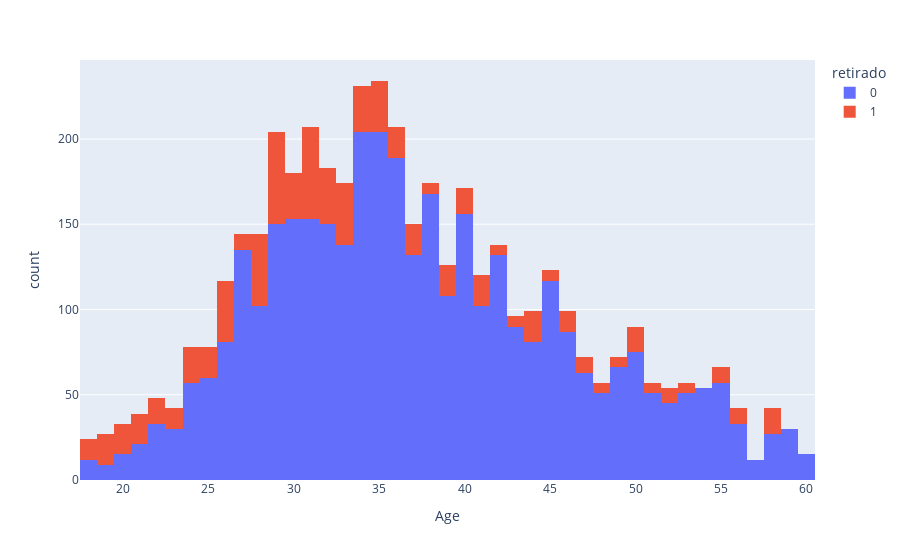

The notebook cell saved with this chart:
### Code cell
#Grafica de compraracion de edad de las personas que se van y se quedan.
import plotly.express as px
fig = px.histogram(df, x="Age", color="retirado")
fig.show()

### Figure 1 — Plotly figure (JSON) as saved in the notebook; plotly's stock layout.template omitted (floating-point values rounded to 4 significant figures; data arrays with more than 128 entries replaced by an {"elided": "..."} marker saying what was removed)
{"data": [{"alignmentgroup": "True", "bingroup": "x", "hovertemplate": "retirado=0<br>Age=%{x}<br>count=%{y}<extra></extra>", "legendgroup": "0", "marker": {"color": "#636efa", "pattern": {"shape": ""}}, "name": "0", "offsetgroup": "0", "orientation": "v", "showlegend": true, "type": "histogram", "x": {"elided": "3699 int values"}, "xaxis": "x", "yaxis": "y"}, {"alignmentgroup": "True", "bingroup": "x", "hovertemplate": "retirado=1<br>Age=%{x}<br>count=%{y}<extra></extra>", "legendgroup": "1", "marker": {"color": "#EF553B", "pattern": {"shape": ""}}, "name": "1", "offsetgroup": "1", "orientation": "v", "showlegend": true, "type": "histogram", "x": {"elided": "711 int values"}, "xaxis": "x", "yaxis": "y"}], "layout": {"barmode": "relative", "legend": {"title": {"text": "retirado"}, "tracegroupgap": 0}, "margin": {"t": 60}, "xaxis": {"anchor": "y", "domain": [0, 1], "title": {"text": "Age"}}, "yaxis": {"anchor": "x", "domain": [0, 1], "title": {"text": "count"}}}}
